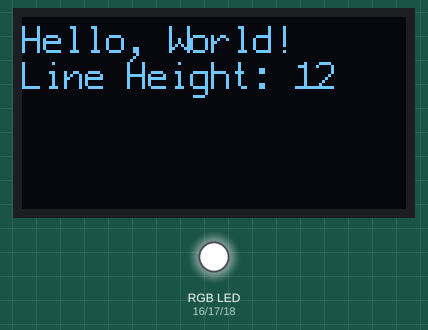
Recording of a program running on a simulated ESP32. On the bench: 128×64 one-colour display, an RGB LED mixed from three pins (HIGH = lit).

Above: at 0.1 s.
Timing chart, 0 to 130.0 s (numbered marks = the images above):
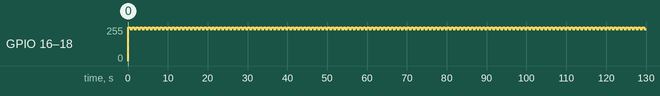

The program:

main.cpp
```cpp
#include <Arduino.h>
#include <U8g2lib.h>

#define RED_PIN             16
#define GREEN_PIN           17
#define BLUE_PIN            18
#define STATUS_LED_PWM_FREQ 12000
#define STATUS_LED_PWM_RES  8


#define OLED_DATA  21
#define OLED_CLOCK 22
U8G2_SSD1306_128X64_NONAME_F_SW_I2C g_OLED(U8G2_R0, OLED_CLOCK, OLED_DATA);
int g_line_height = 0;

void write_led(int brightness = 0, bool invert = false)
{
  if(invert)
  {
    brightness = 256 - brightness;
  }
  ledcWrite(1, brightness);
  ledcWrite(2, brightness);
  ledcWrite(3, brightness);
}

void setup()
{
  pinMode(RED_PIN,   OUTPUT);
  pinMode(GREEN_PIN, OUTPUT);
  pinMode(BLUE_PIN,  OUTPUT);
  ledcAttachPin(RED_PIN,   1);
  ledcSetup(1, STATUS_LED_PWM_FREQ, STATUS_LED_PWM_RES);
  ledcAttachPin(GREEN_PIN, 2);
  ledcSetup(2, STATUS_LED_PWM_FREQ, STATUS_LED_PWM_RES);
  ledcAttachPin(BLUE_PIN,  3);
  ledcSetup(3, STATUS_LED_PWM_FREQ, STATUS_LED_PWM_RES);


  g_OLED.begin();
  g_OLED.clear();
  g_OLED.setFont(u8g2_font_profont15_tf);
  g_line_height = g_OLED.getFontAscent() - g_OLED.getFontDescent();

  g_OLED.setCursor(0, g_line_height);
  g_OLED.print("Hello, World!");
  g_OLED.setCursor(0, g_line_height * 2);
  g_OLED.printf("Line Height: %d", g_line_height);

  g_OLED.sendBuffer();
}

void loop()
{

  write_led(0, true);
  delay(500);
  write_led(16, true);
  delay(500);
}
```

Measured:
- by itself, GPIO 16 (RED_PIN), GPIO 17 (GREEN_PIN), GPIO 18 (BLUE_PIN): alternates 255/255 for 0.50 s and 239/255 for 0.50 s
